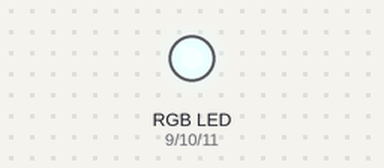
Simulated run of this sketch. Board: Arduino Uno, built with avr-gcc and run on an emulated ATmega328P. Parts: an RGB LED mixed from three pins (HIGH = lit). Dim RGB values are drawn brighter than linear.

Above: at 0.15 s.
At 4.95 s:
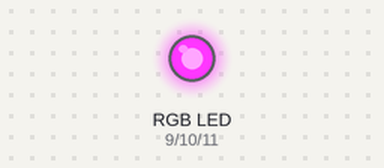
At 9.76 s:
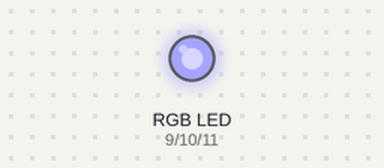
At 19.67 s:
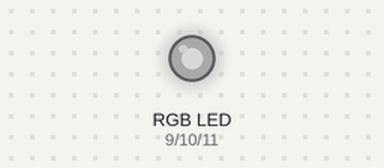
At 29.58 s:
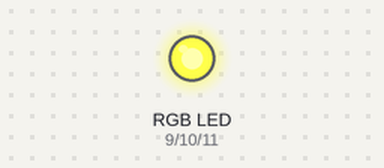
At 39.49 s:
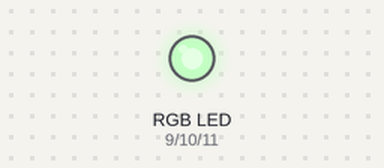
Timing chart, 0 to 40.0 s (numbered marks = the images above):
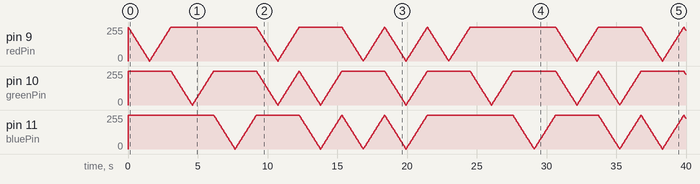

The sketch:

practice-10.ino
```cpp
const int redPin = 9;
const int greenPin = 10;
const int bluePin = 11;

int brightness = 0;
int fadeAmount = 5;
int colorIndex = 0;

const int colors[7][3] = {
  {1, 0, 0},
  {0, 1, 0},
  {0, 0, 1},
  {1, 1, 0},
  {0, 1, 1},
  {1, 0, 1},
  {1, 1, 1}
};

void setup() {
  pinMode(redPin, OUTPUT);
  pinMode(greenPin, OUTPUT);
  pinMode(bluePin, OUTPUT);
}

void loop() {
  int redValue = colors[colorIndex][0] * brightness;
  int greenValue = colors[colorIndex][1] * brightness;
  int blueValue = colors[colorIndex][2] * brightness;

  analogWrite(redPin, 255 - redValue);
  analogWrite(greenPin, 255 - greenValue);
  analogWrite(bluePin, 255 - blueValue);

  brightness = brightness + fadeAmount;

  if (brightness >= 255) {
    brightness = 255;
    fadeAmount = -fadeAmount;
  } else if (brightness <= 0) {
    brightness = 0;
    fadeAmount = -fadeAmount;
    colorIndex = (colorIndex + 1) % 7;
  }

  delay(30);
}
```
